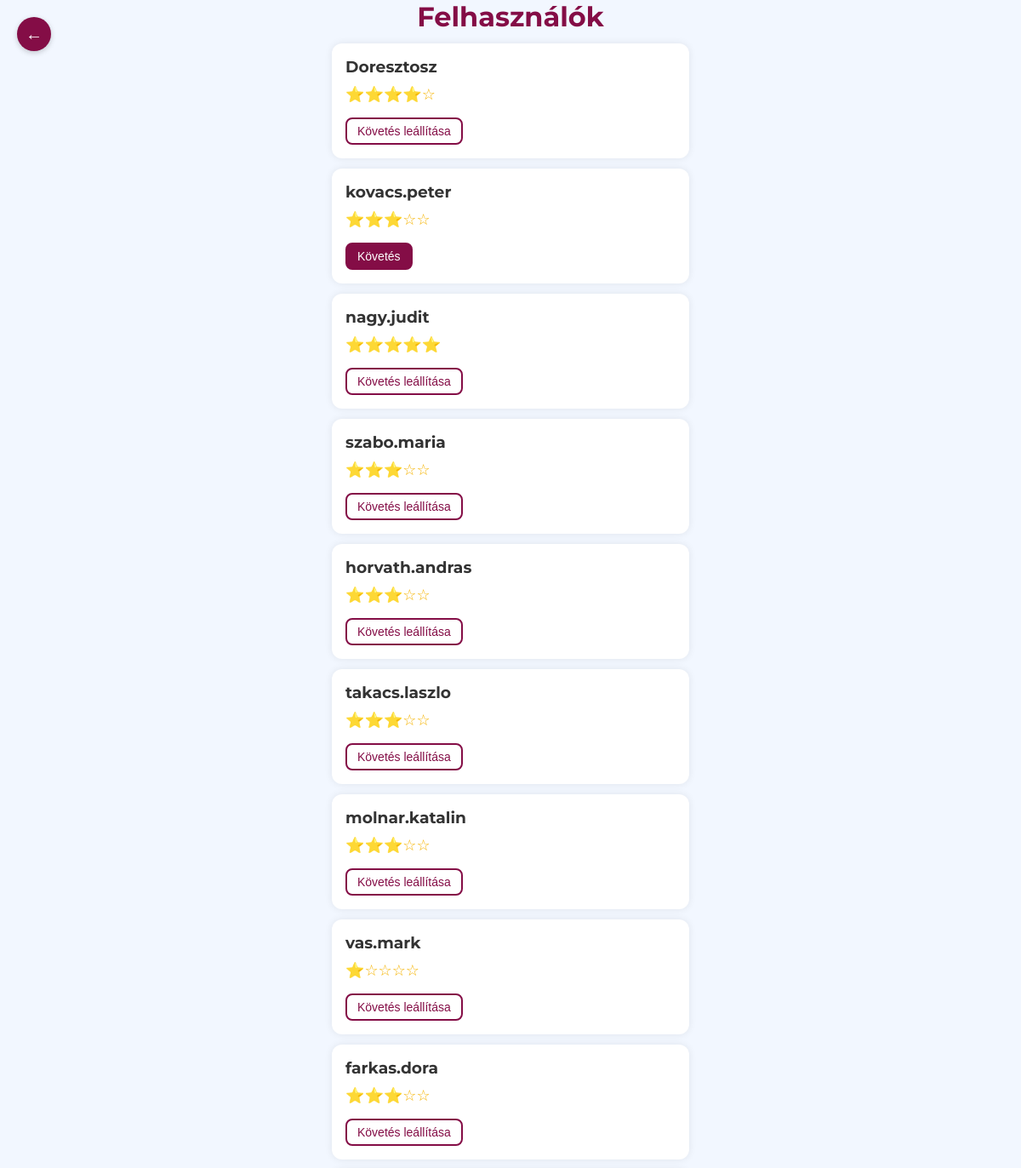
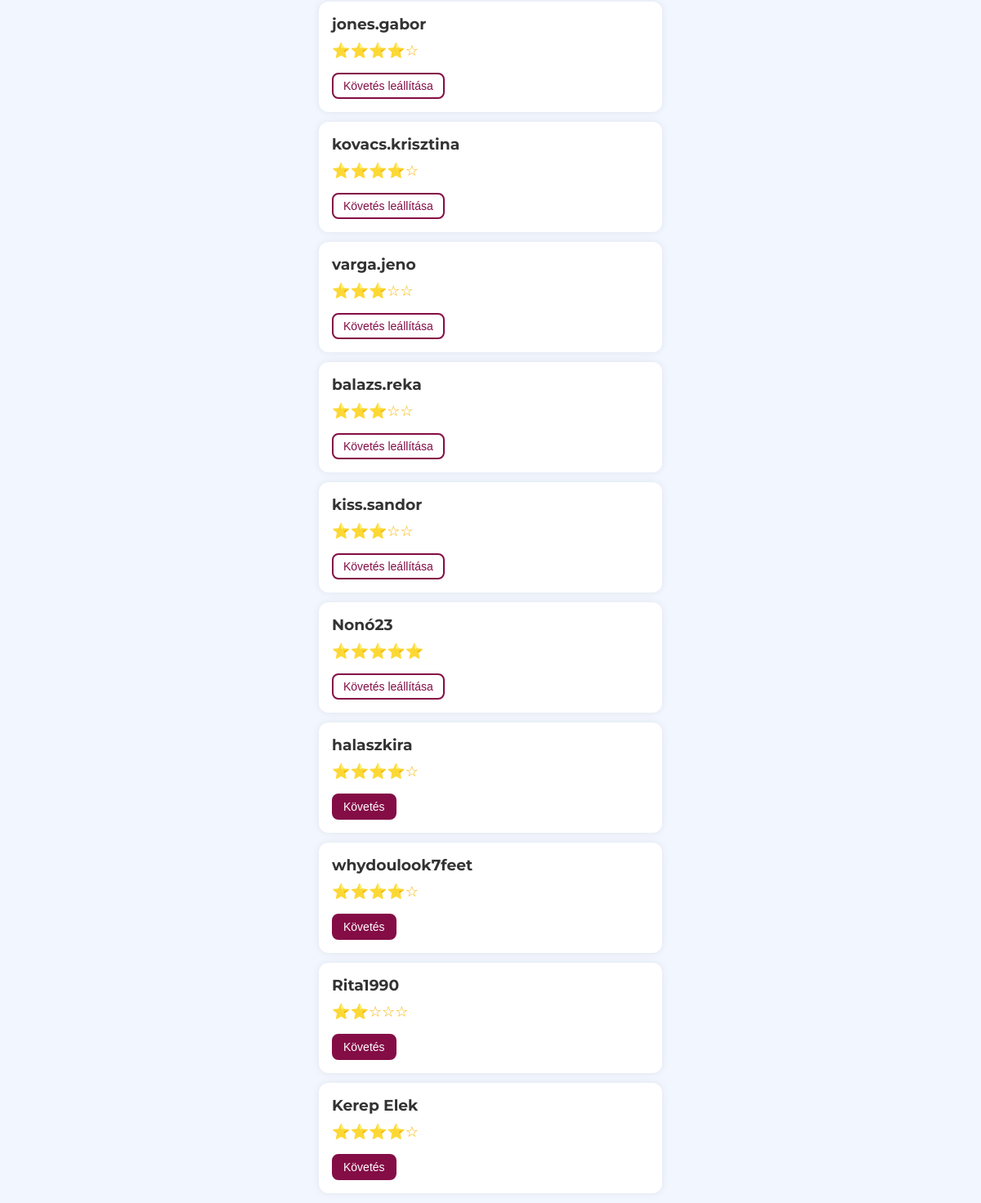
Screenshot of /all-users.php (signed in) with the database file from the repository (2 pictures, top to bottom).
### tables this page shows
CREATE TABLE `users` (
  `id` int(11) NOT NULL,
  `username` varchar(255) NOT NULL,
  `email` varchar(255) NOT NULL,
  `password` varchar(255) NOT NULL,
  `created_at` datetime NOT NULL,
  `aboutme` varchar(255) NOT NULL,
  `confirmed` int(1) NOT NULL
);

### all-users.php (the view, shortened to what this page needs)
<?php
	require "KULSO/config.php";
	$userid = (int)$_COOKIE['userid'];
	$users_result = $conn->query("SELECT id, username FROM users WHERE id != $userid");
	$kovetek_result = $conn->query("SELECT followed_id FROM follows WHERE follower_id = $userid");
	$kovetek = [];
	if($kovetek_result && $kovetek_result->num_rows > 0){
		while ($row = $kovetek_result->fetch_assoc()) {
			$kovetek[] = $row['followed_id'];
		}
	}
	$ratings_result = $conn->query("SELECT reviewed_id, AVG(rating) AS avg_rating FROM reviews GROUP BY reviewed_id");
	$ratings = [];
	if($ratings_result){
		while($row = $ratings_result->fetch_assoc()){
			$ratings[(int)$row['reviewed_id']] = round($row['avg_rating'], 1);
		}
	}
?>
<!DOCTYPE html>
<html lang="hu">
<head>
    <link rel="stylesheet" href="css/styles.css">
    <link rel="stylesheet" href="css/all-users.css">
</head>
<body>
    <h1>Felhasználók</h1>
    <?php while($row = $users_result->fetch_assoc()):
        $uid = $row['id'];
        $username = htmlspecialchars($row['username']);
        $rating_html = "";
        if(isset($ratings[$uid])){
            $rating = $ratings[$uid];
            $full = floor($rating);
            $half = ($rating - $full) >= 0.5 ? 1 : 0;
            for($i = 0; $i < $full; $i++) $rating_html .= "⭐";
            if($half) $rating_html .= "⭐️";
            for($i = $full + $half; $i < 5; $i++) $rating_html .= "☆";
        } else {
            $rating_html = "Nincs értékelés";
        }
        $kovet = in_array($uid, $kovetek);
        $follow_class = $kovet ? "unfollow" : "follow";
        $follow_text = $kovet ? "Követés leállítása" : "Követés";
    ?>
        <div class="user-card">
            <h3><?= $username ?></h3>
            <div class="rating"><?= $rating_html ?></div>
            <div class="button-row">
                <button class="follow-btn follow-toggle <?= $follow_class ?>" data-userid="<?= $uid ?>">
                    <?= $follow_text ?>
                </button>
            </div>
        </div>
    <?php endwhile; ?>
	<a href="javascript:history.back()" title="Vissza" style="
		position: absolute;
		top: 20px;
		left: 20px;
		width: 40px;
		height: 40px;
		background-color: #840d46;
		color: white;
		font-size: 20px;
		text-align: center;
		line-height: 40px;
		border-radius: 50%;
		text-decoration: none;
		box-shadow: 0 2px 6px rgba(0,0,0,0.2);
		transition: background 0.3s ease;
		z-index: 1000;
	">
		&#8592;
	</a>
</body>
</html>

### css/styles.css (style rules this page uses)
:root { --main-color: #840d46; --main-color-light: #a81c5c; --main-color-lighten: #b8326c; --white-color: #fff; --body-color: #f2f7ff; }
* { box-sizing: border-box; padding: 0; margin: 0; }
body { font-family: "Montserrat", sans-serif; font-size: 16px; background-color: var(--body-color); min-height: 100vh; }
a { text-decoration: none; }

### css/all-users.css (style rules this page uses)
.user-card { padding: 16px; margin: 12px auto; max-width: 420px; background: #fff; border-radius: 12px; box-shadow: 0 0 10px rgba(0,0,0,0.08); display: flex; flex-direction: column; align-items: flex-start; gap: 10px; }
.user-card h3 { margin: 0; color: #333; }
.rating { font-size: 18px; color: #f5b301; }
.button-row { display: flex; gap: 8px; margin-top: 6px; }
.follow-btn.follow { background-color: #840d46; color: #fff; border: 2px solid #840d46; }
.follow-btn.unfollow { background-color: #fff; color: #840d46; border: 2px solid #840d46; }
.follow-btn { padding: 6px 12px; font-size: 14px; border-radius: 8px; transition: background 0.3s ease; }
h1 { color: #840d46; text-align: center; }

### rows the page displays
users: username "Doresztosz", rating_html "⭐⭐⭐⭐️☆", id "Követés leállítása"
users: username "kovacs.peter", rating_html "⭐⭐⭐☆☆", id "Követés"
users: username "nagy.judit", rating_html "⭐⭐⭐⭐⭐", id "Követés leállítása"
users: username "szabo.maria", rating_html "⭐⭐⭐☆☆", id "Követés leállítása"
users: username "horvath.andras", rating_html "⭐⭐⭐️☆☆", id "Követés leállítása"
users: username "takacs.laszlo", rating_html "⭐⭐⭐️☆☆", id "Követés leállítása"
users: username "molnar.katalin", rating_html "⭐⭐⭐️☆☆", id "Követés leállítása"
users: username "vas.mark", rating_html "⭐☆☆☆☆", id "Követés leállítása"
users: username "farkas.dora", rating_html "⭐⭐⭐️☆☆", id "Követés leállítása"
users: username "jones.gabor", rating_html "⭐⭐⭐⭐☆", id "Követés leállítása"
users: username "kovacs.krisztina", rating_html "⭐⭐⭐⭐️☆", id "Követés leállítása"
users: username "varga.jeno", rating_html "⭐⭐⭐☆☆", id "Követés leállítása"
users: username "balazs.reka", rating_html "⭐⭐⭐☆☆", id "Követés leállítása"
users: username "kiss.sandor", rating_html "⭐⭐⭐️☆☆", id "Követés leállítása"
users: username "Nonó23", rating_html "⭐⭐⭐⭐⭐", id "Követés leállítása"
users: username "halaszkira", rating_html "⭐⭐⭐⭐☆", id "Követés"
users: username "whydoulook7feet", rating_html "⭐⭐⭐⭐☆", id "Követés"
users: username "Rita1990", rating_html "⭐⭐☆☆☆", id "Követés"
users: username "Kerep Elek", rating_html "⭐⭐⭐⭐️☆", id "Követés"
